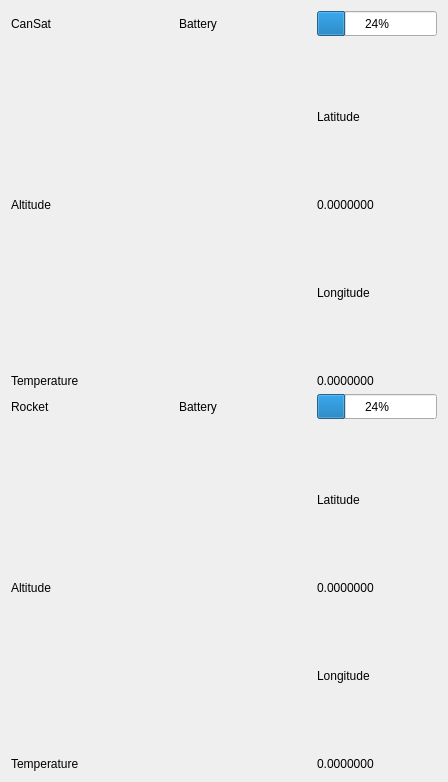
     <widget class="QWidget" name="widget_2" native="true">
      <property name="maximumSize">
       <size>
        <width>500</width>
        <height>16777215</height>
       </size>
      </property>
      <layout class="QGridLayout" name="gridLayout_4">
       <item row="4" column="0">
        <widget class="QLabel" name="T_Can_Tem">
         <property name="maximumSize">
          <size>
           <width>100</width>
           <height>16777215</height>
          </size>
         </property>
         <property name="styleSheet">
          <string notr="true">font: 25 10pt &quot;Yu Mincho Light&quot;;</string>
         </property>
         <property name="text">
          <string>Temperature</string>
         </property>
        </widget>
       </item>
       <item row="1" column="0" colspan="2">
        <widget class="PlotWidget" name="Can_Alt_graph" native="true">
         <property name="minimumSize">
          <size>
           <width>300</width>
           <height>150</height>
          </size>
         </property>
        </widget>
       </item>
       <item row="3" column="0" colspan="2">
        <widget class="PlotWidget" name="Can_Tem_graph" native="true">
         <property name="minimumSize">
          <size>
           <width>300</width>
           <height>150</height>
          </size>
         </property>
        </widget>
       </item>
       <item row="8" column="0" colspan="2">
        <widget class="PlotWidget" name="Roc_Tem_graph" native="true">
         <property name="minimumSize">
          <size>
           <width>300</width>
           <height>150</height>
          </size>
         </property>
        </widget>
       </item>
       <item row="2" column="0">
        <widget class="QLabel" name="T_Can_Alt">
         <property name="maximumSize">
          <size>
           <width>100</width>
           <height>16777215</height>
          </size>
         </property>
         <property name="styleSheet">
          <string notr="true">font: 25 10pt &quot;Yu Mincho Light&quot;;</string>
         </property>
         <property name="text">
          <string>Altitude</string>
         </property>
        </widget>
       </item>
       <item row="0" column="0">
        <widget class="QLabel" name="T_Can">
         <property name="maximumSize">
          <size>
           <width>100</width>
           <height>16777215</height>
          </size>
         </property>
         <property name="text">
          <string>CanSat</string>
         </property>
        </widget>
       </item>
       <item row="1" column="2">
        <widget class="QLabel" name="Can_Lati">
         <property name="styleSheet">
          <string notr="true">font: 25 10pt &quot;Yu Mincho Light&quot;;</string>
         </property>
         <property name="text">
          <string>Latitude</string>
         </property>
        </widget>
       </item>
       <item row="4" column="2">
        <widget class="QLabel" name="Can_Tem">
         <property name="styleSheet">
          <string notr="true">font: 25 10pt &quot;Yu Mincho Light&quot;;</string>
         </property>
         <property name="text">
          <string>0.0000000</string>
         </property>
        </widget>
       </item>
       <item row="3" column="2">
        <widget class="QLabel" name="Can_Long">
         <property name="styleSheet">
          <string notr="true">font: 25 10pt &quot;Yu Mincho Light&quot;;</string>
         </property>
         <property name="text">
          <string>Longitude</string>
         </property>
        </widget>
       </item>
       <item row="2" column="2">
        <widget class="QLabel" name="Can_Alt">
         <property name="styleSheet">
          <string notr="true">font: 25 10pt &quot;Yu Mincho Light&quot;;</string>
         </property>
         <property name="text">
          <string>0.0000000</string>
         </property>
        </widget>
       </item>
       <item row="8" column="2">
        <widget class="QLabel" name="Roc_Long">
         <property name="styleSheet">
          <string notr="true">font: 25 10pt &quot;Yu Mincho Light&quot;;</string>
         </property>
         <property name="text">
          <string>Longitude</string>
         </property>
        </widget>
       </item>
       <item row="7" column="2">
        <widget class="QLabel" name="Roc_Alt">
         <property name="styleSheet">
          <string notr="true">font: 25 10pt &quot;Yu Mincho Light&quot;;</string>
         </property>
         <property name="text">
          <string>0.0000000</string>
         </property>
        </widget>
       </item>
       <item row="9" column="2">
        <widget class="QLabel" name="Roc_Tem">
         <property name="styleSheet">
          <string notr="true">font: 25 10pt &quot;Yu Mincho Light&quot;;</string>
         </property>
         <property name="text">
          <string>0.0000000</string>
         </property>
        </widget>
       </item>
       <item row="9" column="0">
        <widget class="QLabel" name="T_Roc_Tem">
         <property name="maximumSize">
          <size>
           <width>100</width>
           <height>16777215</height>
          </size>
         </property>
         <property name="styleSheet">
          <string notr="true">font: 25 10pt &quot;Yu Mincho Light&quot;;</string>
         </property>
         <property name="text">
          <string>Temperature</string>
         </property>
        </widget>
       </item>
       <item row="0" column="1">
        <widget class="QLabel" name="T_Can_Batt">
         <property name="maximumSize">
          <size>
           <width>100</width>
           <height>16777215</height>
          </size>
         </property>
         <property name="styleSheet">
          <string notr="true">font: 25 10pt &quot;Yu Mincho Light&quot;;</string>
         </property>
         <property name="text">
          <string>Battery</string>
         </property>
        </widget>
       </item>
       <item row="0" column="2">
        <widget class="QProgressBar" name="Can_Batt">
         <property name="minimumSize">
          <size>
           <width>120</width>
           <height>25</height>
          </size>
         </property>
         <property name="maximumSize">
          <size>
           <width>120</width>
           <height>25</height>
          </size>
         </property>
         <property name="value">
          <number>24</number>
         </property>
         <property name="alignment">
          <set>Qt::AlignRight|Qt::AlignTrailing|Qt::AlignVCenter</set>
         </property>
         <property name="textVisible">
          <bool>true</bool>
         </property>
        </widget>
       </item>
       <item row="7" column="0">
        <widget class="QLabel" name="T_Roc_Alt">
         <property name="maximumSize">
          <size>
           <width>100</width>
           <height>16777215</height>
          </size>
         </property>
         <property name="styleSheet">
          <string notr="true">font: 25 10pt &quot;Yu Mincho Light&quot;;</string>
         </property>
         <property name="text">
          <string>Altitude</string>
         </property>
        </widget>
       </item>
       <item row="6" column="2">
        <widget class="QLabel" name="Roc_Lati">
         <property name="styleSheet">
          <string notr="true">font: 25 10pt &quot;Yu Mincho Light&quot;;</string>
         </property>
         <property name="text">
          <string>Latitude</string>
         </property>
        </widget>
       </item>
       <item row="6" column="0" colspan="2">
        <widget class="PlotWidget" name="Roc_Alt_graph" native="true">
         <property name="minimumSize">
          <size>
           <width>300</width>
           <height>150</height>
          </size>
         </property>
        </widget>
       </item>
       <item row="5" column="2">
        <widget class="QProgressBar" name="Roc_Batt">
         <property name="minimumSize">
          <size>
           <width>120</width>
           <height>25</height>
          </size>
         </property>
         <property name="maximumSize">
          <size>
           <width>120</width>
           <height>25</height>
          </size>
         </property>
         <property name="value">
          <number>24</number>
         </property>
         <property name="alignment">
          <set>Qt::AlignCenter</set>
         </property>
        </widget>
       </item>
       <item row="5" column="1">
        <widget class="QLabel" name="T_Roc_Batt">
         <property name="maximumSize">
          <size>
           <width>100</width>
           <height>16777215</height>
          </size>
         </property>
         <property name="styleSheet">
          <string notr="true">font: 25 10pt &quot;Yu Mincho Light&quot;;</string>
         </property>
         <property name="text">
          <string>Battery</string>
         </property>
        </widget>
       </item>
       <item row="5" column="0">
        <widget class="QLabel" name="T_Roc">
         <property name="maximumSize">
          <size>
           <width>100</width>
           <height>16777215</height>
          </size>
         </property>
         <property name="text">
          <string>Rocket</string>
         </property>
        </widget>
       </item>
      </layout>
     </widget>
